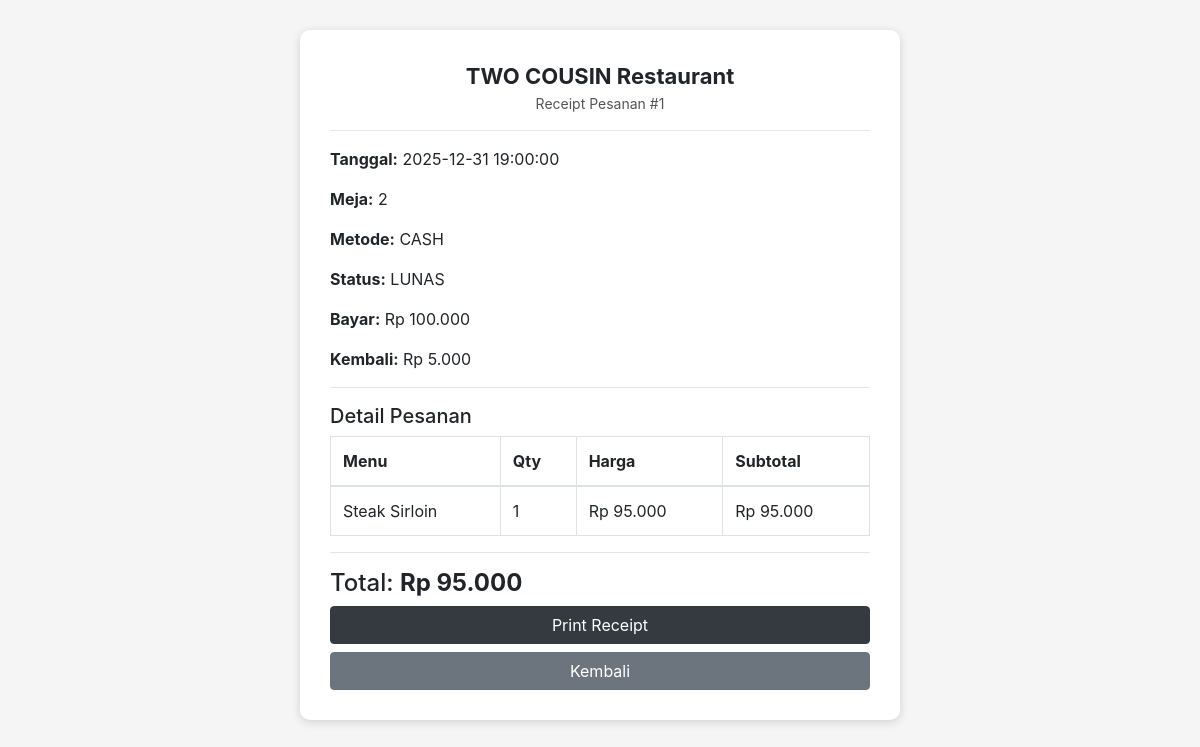
The page /adminSide/posBackend/receipt.php?id_pesanan=1 on the database its author committed.
### tables this page shows
CREATE TABLE `pesanan` (
  `id_pesanan` int(11) NOT NULL,
  `id_meja` int(11) DEFAULT NULL,
  `id_kasir` int(11) DEFAULT NULL,
  `id_customer` int(11) DEFAULT NULL,
  `nama_customer` varchar(100) DEFAULT NULL,
  `tanggal_pesan` datetime DEFAULT current_timestamp(),
  `status_pesanan` enum('pending','diproses','selesai','reservasi','batal') DEFAULT 'pending',
  `total_harga` decimal(12,2) DEFAULT 0.00,
  `catatan` text DEFAULT NULL
);

CREATE TABLE `pembayaran` (
  `id_pembayaran` int(11) NOT NULL,
  `id_pesanan` int(11) NOT NULL,
  `metode` enum('cash','qris','debit','transfer') NOT NULL,
  `total_bayar` decimal(12,2) NOT NULL,
  `uang_diterima` decimal(12,2) NOT NULL,
  `kembalian` decimal(12,2) NOT NULL,
  `status_bayar` enum('lunas','belum') DEFAULT 'lunas',
  `tanggal_bayar` datetime DEFAULT current_timestamp()
);

CREATE TABLE `detail_pesanan` (
  `id_detail` int(11) NOT NULL,
  `id_pesanan` int(11) NOT NULL,
  `id_menu` int(11) NOT NULL,
  `qty` int(11) NOT NULL,
  `harga_satuan` decimal(12,2) NOT NULL,
  `subtotal` decimal(12,2) NOT NULL,
  `catatan_item` text DEFAULT NULL
);

CREATE TABLE `menu` (
  `id_menu` int(11) NOT NULL,
  `id_kategori` int(11) NOT NULL,
  `nama_menu` varchar(100) NOT NULL,
  `harga` decimal(12,2) NOT NULL,
  `deskripsi` text DEFAULT NULL,
  `foto` varchar(255) DEFAULT NULL,
  `status` enum('tersedia','habis') DEFAULT 'tersedia',
  `created_at` datetime DEFAULT current_timestamp()
);

### adminSide/posBackend/receipt.php (the view, shortened to what this page needs)
<?php
require_once "../config.php";
$id_pesanan = (int)$_GET["id_pesanan"];
$pesanan = mysqli_fetch_assoc(mysqli_query($link, "
    SELECT p.*, m.nomor_meja
    FROM pesanan p
    LEFT JOIN meja m ON p.id_meja = m.id_meja
    WHERE p.id_pesanan = '$id_pesanan'
"));
$pembayaran = mysqli_fetch_assoc(mysqli_query($link, "
    SELECT * FROM pembayaran WHERE id_pesanan='$id_pesanan'
"));
$items = mysqli_query($link, "
    SELECT dp.*, mn.nama_menu
    FROM detail_pesanan dp
    JOIN menu mn ON dp.id_menu = mn.id_menu
    WHERE dp.id_pesanan='$id_pesanan'
");
$total = $pesanan['total_harga'];
?>
<!DOCTYPE html>
<html lang="en">
<head>
    <link rel="stylesheet" href="https://stackpath.bootstrapcdn.com/bootstrap/4.5.2/css/bootstrap.min.css">
</head>
<body>
<div class="receipt-box">
    <div class="title">TWO COUSIN Restaurant</div>
    <p class="text-center small">Receipt Pesanan #<?= $id_pesanan ?></p>
    <hr>
    <p><b>Tanggal:</b> <?= $pesanan['tanggal_pesan'] ?></p>
    <p><b>Meja:</b> <?= $pesanan['id_meja'] ?></p>
    <?php if($pembayaran): ?>
        <p><b>Metode:</b> <?= strtoupper($pembayaran['metode']) ?></p>
        <p><b>Status:</b> <?= strtoupper($pembayaran['status_bayar']) ?></p>
        <p><b>Bayar:</b> Rp <?= number_format($pembayaran['uang_diterima'],0,',','.') ?></p>
        <p><b>Kembali:</b> Rp <?= number_format($pembayaran['kembalian'],0,',','.') ?></p>
    <?php else: ?>
        <p class="text-danger"><b>Belum Dibayar</b></p>
    <?php endif; ?>
    <hr>
    <h5>Detail Pesanan</h5>
    <table class="table table-bordered">
        <thead>
        <tr>
            <th>Menu</th>
            <th>Qty</th>
            <th>Harga</th>
            <th>Subtotal</th>
        </tr>
        </thead>
        <tbody>
        <?php while($row = mysqli_fetch_assoc($items)): ?>
            <tr>
                <td><?= htmlspecialchars($row['nama_menu']) ?></td>
                <td><?= $row['qty'] ?></td>
                <td>Rp <?= number_format($row['harga_satuan'],0,',','.') ?></td>
                <td>Rp <?= number_format($row['subtotal'],0,',','.') ?></td>
            </tr>
        <?php endwhile; ?>
        </tbody>
    </table>
    <hr>
    <h4>Total: <b>Rp <?= number_format($total,0,',','.') ?></b></h4>
    <a href="receipt_pdf.php?id_pesanan=<?= $id_pesanan ?>" class="btn btn-dark btn-block no-print">
    Print Receipt
    </a>
    <a href="orderItem.php" class="btn btn-secondary btn-block no-print">
        Kembali
    </a>
</div>
</body>
</html>

### adminSide/posBackend/receipt.php (style rules this page uses)
body { background:#f5f5f5; }
.receipt-box { background:white; padding:30px; max-width:600px; margin:30px auto; border-radius:10px; box-shadow:0px 2px 10px rgba(0,0,0,0.15); }
.title { text-align:center; font-size:22px; font-weight:bold; }
.small { font-size:14px; color:#555; }

### rows shown on the page
pesanan: tanggal_pesan "2025-12-31 19:00:00", id_meja "2", total_harga "95.000"
pembayaran: metode "CASH", status_bayar "LUNAS", uang_diterima "100.000", kembalian "5.000"
detail_pesanan: id_menu.nama_menu "Steak Sirloin", qty "1", harga_satuan "95.000", subtotal "95.000"

### other values the page prints
$id_pesanan "1"
